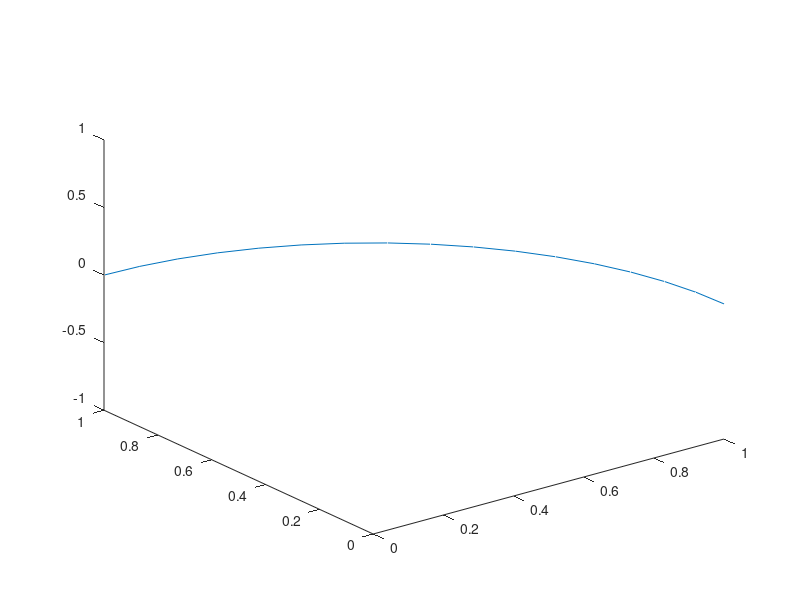

The MATLAB source for this figure: (Note: this script raises an error after producing the figure.)
%% Quarter-ring RKPM beam: learning scaffold
% Build this example one section at a time.  The model is deliberately
% planar: every control point has [u_x, u_y], so the global system has 2*nNode
% unknowns.  Do not use the 3D helix code as a direct template here.
%
% Target benchmark
%   - reference centerline: X(theta) = R*[cos(theta), sin(theta)]
%   - domain: theta in [0, pi/2]
%   - load: downward F/2 at theta = pi/2
%   - symmetry conditions:
%       theta = 0:    u_y = 0,  du_x/deta = 0
%       theta = pi/2: u_x = 0,  du_y/deta = 0
%
% Work order: finish and test one numbered section before moving to the next.
%
% -------------------------------------------------------------------------
% Current notation and array layout
% -------------------------------------------------------------------------
% nNode              number of control points on the reference centerline
% thetaNode          nNode-by-1 circular angle coordinates [rad]
% X                  nNode-by-3 reference positions; X(A,:)=[x_A,y_A,z_A]
% h                  mean chord length between adjacent reference nodes
% alphaPCA/RKPM      dimensionless support scales in rho = alpha*h
% supportPCA         1-by-nNode PCA support radii [length]
% pcaNeighborIds     nNode-by-7 global node indices in each PCA domain
% pcaNeighborCount   nNode-by-1 actual number of valid entries in each row
% tPCA               nNode-by-3 oriented PCA tangent vectors
% etaPCA             nNode-by-7 local projected coordinates [length]
% N, Neta, Netaeta   shape values and first/second eta derivatives; their
%                    columns currently correspond to local PCA-domain slots
% Xeta/Xetaeta       reconstructed X_,eta and X_,etaeta at each node
% metric             ||X_,eta|| = ds/deta at each node
%
% Important: mechanics remains planar (u_x,u_y), although X is stored with
% three coordinates so that the same geometry/PCA notation extends to 3D.

clear; clc; close all;

%% 1. Model parameters and quarter-circle control points
% TODO 1.1: Choose nNode, radius R, E, and rectangular section dimensions.
% TODO 1.2: Set quadratic RKPM order and the dynamic support rule
%            rho = supportScale*h, where h is the mean nodal chord length.
% TODO 1.3: Create thetaNode, then X = [R*cos(thetaNode), R*sin(thetaNode)].
% TODO 1.4: Build etaNode as cumulative chord length (or choose theta as eta,
%            but then consistently include the parameter-to-arc-length factor).

nNode = 17;             % Replace with a value such as 17 after TODO 1.1.
R = 1;
E = 1e6;
totalForce = 2;         % Point-load magnitude F on the complete circular ring.

sectionArea = 0.2;

slenderness = 100;    % R / t
tEffective = R / slenderness;
sectionHeight = 2*sqrt(3)*tEffective;
sectionWidth = sectionArea / sectionHeight;

sectionInertia = sectionWidth * sectionHeight^3 / 12;

Dm = zeros(nNode,1);
Db = zeros(nNode,1);
nodalArcWeight = zeros(nNode,1);
rkpmOrder = 2;
pointsPerCell = 1;
alphaPCA = 3.5;
alphaRKPM = 2.5;  % Dimensionless alpha in rho = alpha*h.


% Keep the unknown ordering fixed throughout the project:
% d = [u_x(1); u_y(1); u_x(2); u_y(2); ... ; u_x(nNode); u_y(nNode)]
thetaNode = linspace(0,pi/2,nNode)';
X = zeros(nNode,3);
X(:,1) = R * cos(thetaNode);
X(:,2) = R * sin(thetaNode);
plot3(X(:,1),X(:,2),X(:,3))

dX = X(2:nNode,:) - X(1:nNode - 1,:);
segmentLength = vecnorm(dX,2,2);
h = mean(segmentLength);

nDof = 2 * nNode;

supportPCA = alphaPCA * h * ones(1,nNode);

pcaNeighborIds = zeros(nNode,7);
pcaNeighborCount = zeros(nNode,1);
for i = 1:nNode
    pcaCount = 0;
    for j = 1:nNode
        distance = norm(X(i,:) - X(j,:));
        if distance <= supportPCA(j)
            pcaCount = pcaCount + 1;
            pcaNeighborIds(i,pcaCount) = j;
        end
    end
    pcaNeighborCount(i) = pcaCount;
end

tPCA = zeros(nNode,3);
for i = 1:nNode
    pcaIds = pcaNeighborIds(i,1:pcaNeighborCount(i));
    XbarLocal = mean(X(pcaIds,:),1);
    YLocal = X(pcaIds,:) - XbarLocal;
    CPCA = YLocal' * YLocal;
    [pcaVectors,pcaValues] = eig(CPCA);
    [lambdaMax,indexMax] = max(diag(pcaValues));
    tPCA(i,:) = pcaVectors(:,indexMax)';
end
% determine direction
for i = 2:nNode
    if tPCA(i-1,:) * tPCA(i, :)' < 0
        tPCA(i,:) = -tPCA(i,:);
    end
end
startEdge = X(2,:) - X(1,:);
if startEdge * tPCA(1,:)' < 0
    tPCA = -tPCA;
end

etaPCA = zeros(size(pcaNeighborIds));
for i = 1:nNode
    for j = 1:pcaNeighborCount(i)
        etaPCA(i,j) = (X(pcaNeighborIds(i,j),:) - X(i,:)) * tPCA(i,:)';
    end
end

% rkpm part diff pca part
maxNeighbor = ceil(2*alphaRKPM) + 1;
N = zeros(nNode,maxNeighbor);
Neta = zeros(nNode,maxNeighbor);
Netaeta = zeros(nNode,maxNeighbor);
rkpmActiveLocalIds = zeros(nNode,maxNeighbor);
rkpmNeighborIds = zeros(nNode,maxNeighbor);
rkpmNeighborCount = zeros(nNode,1);

supportRKPM = alphaRKPM * h * ones(1,nNode);

for i = 1:nNode
    rkpmCount = 0;
    for j = 1:nNode
        distance = norm(X(i,:) - X(j,:));
        if distance <= supportRKPM(j)
            rkpmCount = rkpmCount + 1;
            rkpmNeighborIds(i,rkpmCount) = j;
        end
    end
    rkpmNeighborCount(i) = rkpmCount;
end

etaRKPM = zeros(size(rkpmNeighborIds));
for i = 1:nNode
    for j = 1:rkpmNeighborCount(i)
        etaRKPM(i,j) = (X(rkpmNeighborIds(i,j),:) - X(i,:)) * tPCA(i,:)';
    end
end

for i = 1:nNode
    rkpmNodeLocal = etaRKPM(i,1:rkpmNeighborCount(i));
    supportRKPM = alphaRKPM * h * ones(1,rkpmNeighborCount(i));
    [active,NLocal,NetaLocal,NetaetaLocal] = ...
        rkpm_shape_1d(0,rkpmNodeLocal,supportRKPM,rkpmOrder);
    N(i,1:rkpmNeighborCount(i)) = NLocal';
    Neta(i,1:rkpmNeighborCount(i)) = NetaLocal';
    Netaeta(i,1:rkpmNeighborCount(i)) = NetaetaLocal';
    rkpmActiveLocalIds(i,1:rkpmNeighborCount(i)) = active';
end

% Reconstructed reference geometry derivatives and their metric quantities.
Xeta = zeros(nNode,3);
Xetaeta = zeros(nNode,3);
metric = zeros(nNode,1);
XetaetaNorm = zeros(nNode,1);

for i = 1:nNode
    Xeta(i,:) = Neta(i,1:rkpmNeighborCount(i)) ...
        * X(rkpmNeighborIds(i,1:rkpmNeighborCount(i))',:);
    Xetaeta(i,:) = Netaeta(i,1:rkpmNeighborCount(i)) ...
        * X(rkpmNeighborIds(i,1:rkpmNeighborCount(i))',:);
    metric(i) = norm(Xeta(i,:));
    XetaetaNorm(i) = norm(Xetaeta(i,:));
end

% construction the 3 frame
tRef   = zeros(nNode,3);
bRef   = zeros(nNode,3);
nRef   = zeros(nNode,3);
rRef   = zeros(nNode,3);
hRef   = zeros(nNode,3);
for i = 1:nNode
    tRef(i,:) = Xeta(i,:) / metric(i);
    rRef(i,:) = cross(Xeta(i,:),Xetaeta(i,:));
    bRef(i,:) = rRef(i,:) / norm(rRef(i,:));
    hRef(i,:) = cross(bRef(i,:),Xeta(i,:));
    nRef(i,:) = hRef(i,:) / norm(hRef(i,:));
end

% delta b or n
Pb = zeros(3,3,nNode);
Pn = zeros(3,3,nNode);

for i = 1:nNode
    Pb(:,:,i) = eye(3) - bRef(i,:)' * bRef(i,:);
    Pb(:,:,i) = Pb(:,:,i) / norm(rRef(i,:));
    Pn(:,:,i) = eye(3) - nRef(i,:)' * nRef(i,:);
    Pn(:,:,i) = Pn(:,:,i) / norm(hRef(i,:));
end

A1frame = zeros(3,3,nNode);
A2frame = zeros(3,3,nNode);
B1frame = zeros(3,3,nNode);
B2frame = zeros(3,3,nNode);

for i = 1:nNode
    aCross = crossMatrix(Xeta(i,:));
    cCross = crossMatrix(Xetaeta(i,:));
    bCross = crossMatrix(bRef(i,:));
    A1frame(:,:,i) = -Pn(:,:,i) * aCross;
    A2frame(:,:,i) = Pn(:,:,i) * bCross;
    B1frame(:,:,i) = -Pb(:,:,i) * cCross;
    B2frame(:,:,i) = Pb(:,:,i) * aCross;
end

M1frame = zeros(3,3,nNode);
M2frame = zeros(3,3,nNode);
for i = 1:nNode
    M1frame(:,:,i) = A1frame(:,:,i) * B1frame(:,:,i) + A2frame(:,:,i);
    M2frame(:,:,i) = A1frame(:,:,i) * B2frame(:,:,i);
end

Kmem = zeros(nNode*2);
Dm = E * sectionArea * metric.^4;
Db = E * sectionInertia * metric.^4;

arcSegmentLength = (thetaNode(2:nNode) - thetaNode(1:nNode-1)) * R;
nodalArcWeight(2:nNode-1) = arcSegmentLength(1:nNode-2)/2 ...
    + arcSegmentLength(2:nNode-1)/2;
nodalArcWeight(1) = arcSegmentLength(1)/2;
nodalArcWeight(nNode) = arcSegmentLength(end)/2;

for i = 1:nNode
    local_ids = rkpmNeighborIds(i,1:rkpmNeighborCount(i))';
    xieta = Xeta(i,1:2);
    nieta = Neta(i,1:rkpmNeighborCount(i))';
    Bm_local = nieta * xieta;
    Bm_local = reshape(Bm_local',[],1);
    bm_ids = [local_ids*2-1,local_ids*2];
    bm_ids = reshape(bm_ids',[],1);
    Kmem(bm_ids,bm_ids) = Kmem(bm_ids,bm_ids) + Bm_local*Bm_local'*Dm(i)*nodalArcWeight(i);
end
Kbend = zeros(nNode*2);
for i = 1:nNode
    local_ids = rkpmNeighborIds(i,1:rkpmNeighborCount(i))';
    xietaeta = Xetaeta(i,1:2);
    nieta = Neta(i,1:rkpmNeighborCount(i))';
    nietaeta = Netaeta(i,1:rkpmNeighborCount(i))';
    Bb_local = nietaeta * (nRef(i,1:2) + xietaeta * M2frame(1:2,1:2,i)) + nieta * (xietaeta * M1frame(1:2,1:2,i));
    Bb_local = reshape(Bb_local',[],1);
    bb_ids = [local_ids*2-1,local_ids*2];
    bb_ids = reshape(bb_ids',[],1);
    Kbend(bb_ids,bb_ids) = Kbend(bb_ids,bb_ids) + Bb_local*Bb_local'*Db(i)*nodalArcWeight(i);
end
K = Kbend + Kmem;

% BC I = 1  u_1y = 0 u_1xeta = 0   I = nnode u_nnodex = 0 u_nnodeyeta = 0
C = zeros(4,nNode*2);
bcNodalBegin = 1;
NetaNodalBegin = Neta(bcNodalBegin,1:rkpmNeighborCount(bcNodalBegin));
NNodalBegin = N(bcNodalBegin,1:rkpmNeighborCount(bcNodalBegin));
C(1,rkpmNeighborIds(bcNodalBegin,1:rkpmNeighborCount(bcNodalBegin))*2) = NNodalBegin;
C(2,rkpmNeighborIds(bcNodalBegin,1:rkpmNeighborCount(bcNodalBegin))*2-1) = NetaNodalBegin;
bcNodalEnd = nNode;

NetaNodalEnd = Neta(bcNodalEnd,1:rkpmNeighborCount(bcNodalEnd));
NNodalEnd = N(bcNodalEnd,1:rkpmNeighborCount(bcNodalEnd));
C(3,rkpmNeighborIds(bcNodalEnd,1:rkpmNeighborCount(bcNodalEnd))*2-1) = NNodalEnd;
C(4,rkpmNeighborIds(bcNodalEnd,1:rkpmNeighborCount(bcNodalEnd))*2) = NetaNodalEnd;

g = zeros(4,1);

% force BC
F = zeros(nNode*2,1);
quarterRingLoad = totalForce / 2;
F(nNode*2) = -quarterRingLoad;

Kaug = [K,C';
        C,zeros(4,4)];
raug = [F;
        g];
daug = Kaug \ raug;
d = daug(1:nNode*2);
dx = d(1:2:end);
dy = d(2:2:end);
dz = zeros(nNode,1);
DX = zeros(nNode,1);
DY = DX;
DZ = DX;

for i = 1:nNode
    ids_local = i;
    neighborHood = 1:rkpmNeighborCount(ids_local);
    NNodal_local = N(ids_local,neighborHood);
    globalIds = rkpmNeighborIds(i,neighborHood);
    DX(i) = NNodal_local * dx(globalIds);
    DY(i) = NNodal_local * dy(globalIds);
    DZ(i) = NNodal_local * dz(globalIds);
end


% plot figure
deformationScale = 1;

U = [DX,DY,DZ];
Xdeformed = X + deformationScale * U;

figure('Color','w');
hold on;
grid on;
box on;

plot(X(:,1), X(:,2), 'k--', ...
    'LineWidth', 1.5, ...
    'DisplayName', 'Reference');

plot(Xdeformed(:,1), Xdeformed(:,2), 'r-', ...
    'LineWidth', 2.0, ...
    'DisplayName', 'Deformed');
scatter(X(1,1), X(1,2), 45, 'k', 'filled', ...
    'DisplayName', 'Symmetry point');
scatter(X(end,1), X(end,2), 45, 'b', 'filled', ...
    'DisplayName', 'Load point A');

axis equal;
xlabel('x');
ylabel('y');
title(sprintf('Quarter ring deformation (scale = %g)', deformationScale));
legend('Location','best');


% Analytical solution check at load point A
% The paper's t is an equivalent thickness/radius-of-gyration measure.
% For the current rectangular section, tEffective = sqrt(I/A).

uA_RKPM = DX(1);

uA_exact = -totalForce * R^3 / (E * sectionInertia) ...
    * ((4 - pi) / (4*pi) - 0.25*(tEffective/R)^2);

relativeError_uA = abs(abs(uA_RKPM) - abs(uA_exact)) / abs(uA_exact);

fprintf('u_A (RKPM)  = %.8e\n', uA_RKPM);
fprintf('u_A (exact) = %.8e\n', uA_exact);
fprintf('relative error = %.4f %%\n', 100*relativeError_uA);

function vMatrix = crossMatrix(v)
if length(v) == 3
    vMatrix = [0, -v(3), v(2);
               v(3), 0, -v(1);
               -v(2), v(1), 0];
end

end
